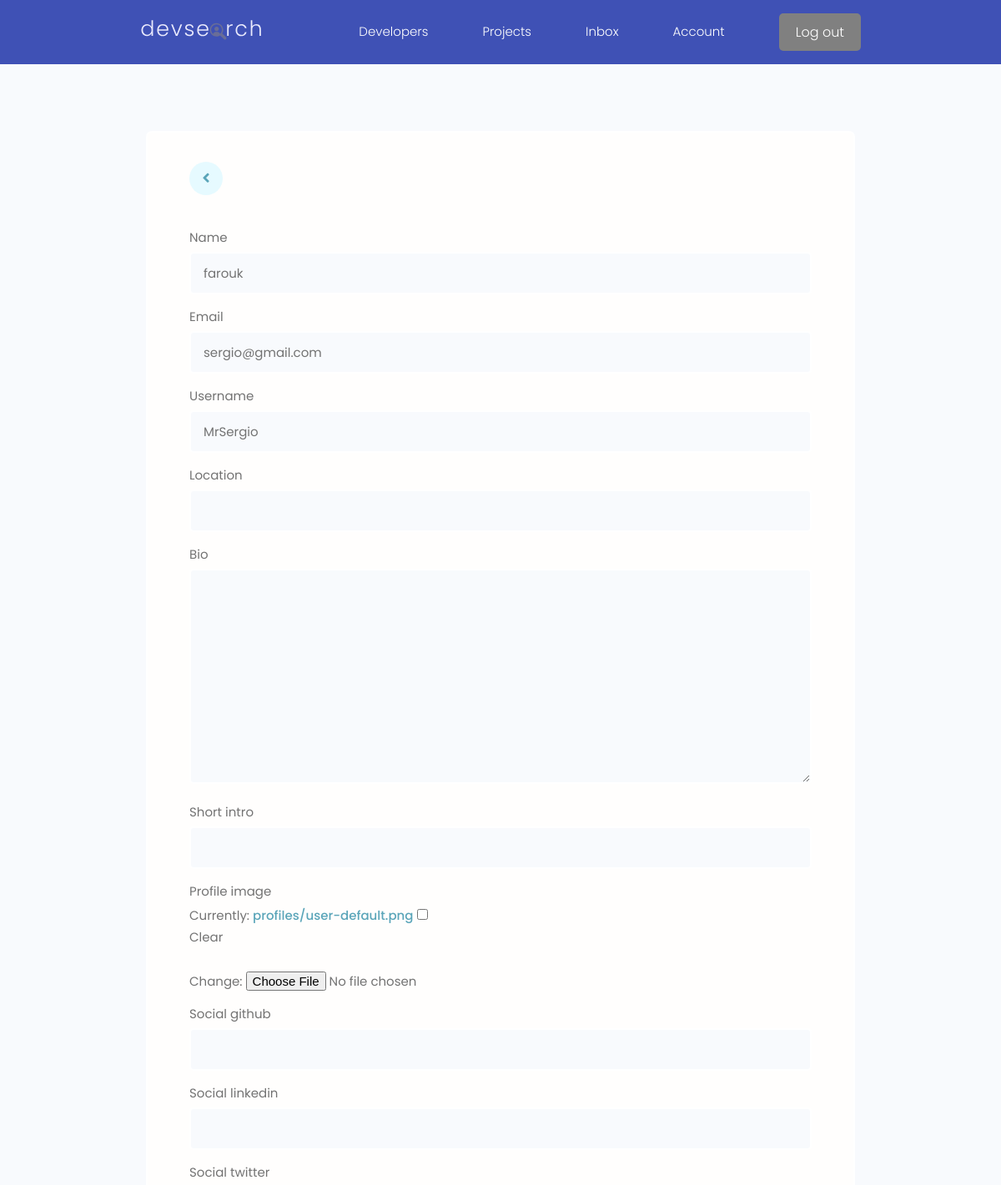
The page /edit-account/ (signed in, upper part) on the database as committed earlier.
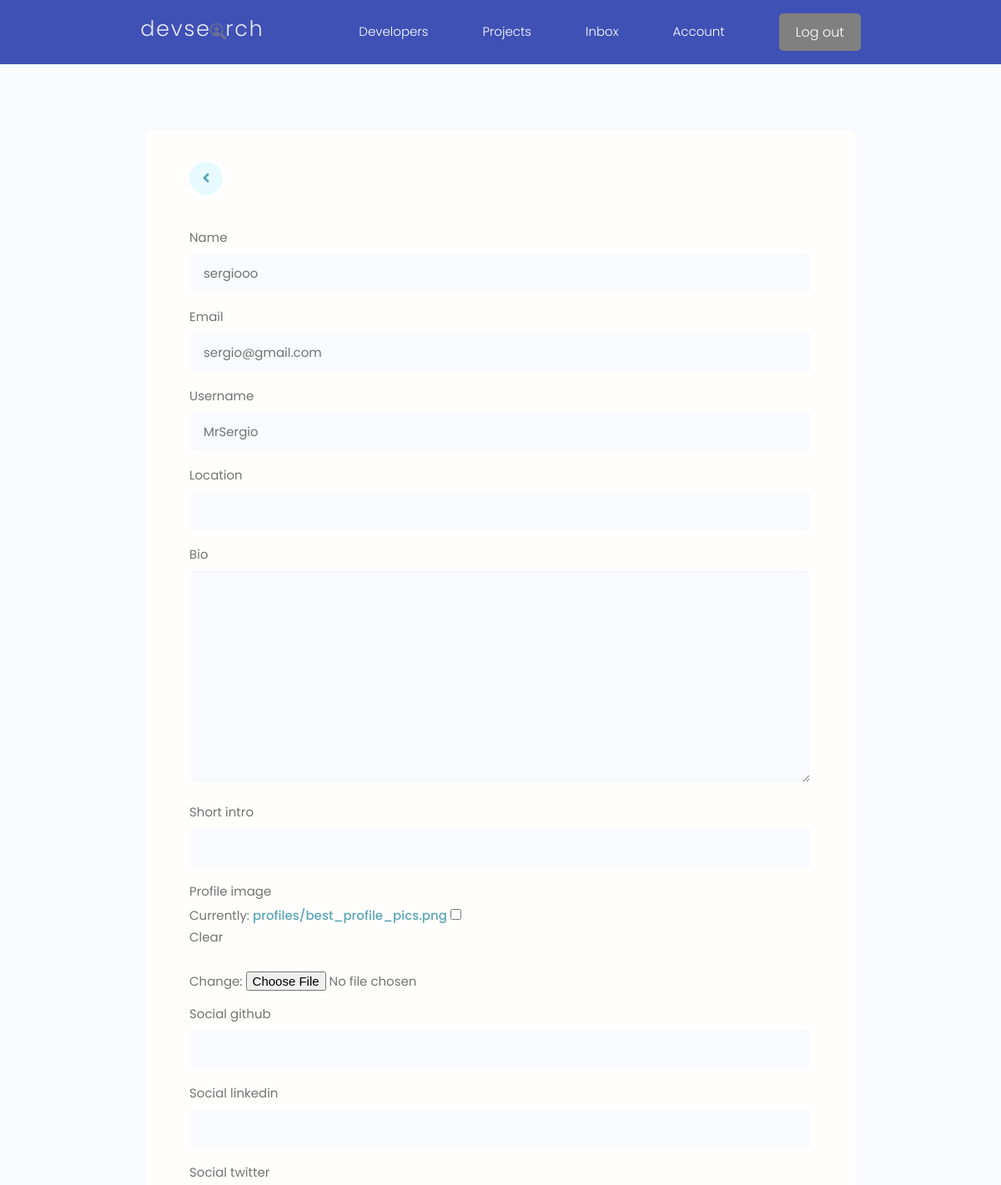
The same page on the database as committed later.
### users/models.py (models this page shows, shortened)
class Profile(models.Model):
    user = models.OneToOneField(User,on_delete=models.CASCADE,null=True,blank=True)
    name = models.CharField(max_length=200,null=True,blank=True)
    email = models.EmailField(max_length=500,null=True,blank=True)
    username = models.CharField(max_length=200,null=True,blank=True)
    location = models.CharField(max_length=200,null=True,blank=True)
    short_intro = models.CharField(max_length=200,null=True,blank=True)
    bio = models.TextField(null=True,blank=True)
    profile_image = models.ImageField(null=True,blank=True,upload_to='profiles/',default="profiles/user-default.png")
    social_github = models.CharField(max_length=200,null=True,blank=True)
    social_twitter = models.CharField(max_length=200,null=True,blank=True)
    social_linkedin = models.CharField(max_length=200,null=True,blank=True)
    social_youtube = models.CharField(max_length=200,null=True,blank=True)
    social_website = models.CharField(max_length=200,null=True,blank=True)
    created = models.DateTimeField(auto_now_add=True)
    id = models.UUIDField(default=uuid.uuid4, unique = True,
                          primary_key=True,editable=False)

### users/views.py (the view)
# urls.py: path('edit-account/',views.editAccount, name = "edit-account"),
@login_required(login_url='login')
def editAccount(request):
 profile = request.user.profile
 form = ProfileForm(instance=profile)
 if request.method =="POST":
    form = ProfileForm(request.POST,request.FILES,instance=profile)
    if form.is_valid():
       form.save()
       return redirect('account')
 context={'form':form}
 return render(request,'users/profile_form.html',context)

### users/forms.py
class ProfileForm(ModelForm):
    class Meta:
        model=Profile
        fields=['name','email','username','location','bio','short_intro','profile_image','social_github',
                'social_linkedin','social_twitter','social_youtube','social_website']
    def __init__(self, *args, **kwargs):
        super(ProfileForm, self).__init__(*args, **kwargs)
        for name, field in self.fields.items():
            field.widget.attrs.update({'class': 'input'})

### users/templates/users/profile_form.html (shortened to what this page needs)
{% extends 'main.html' %}
{% block content %}
    <main class="formPage my-xl">
        <div class="content-box">
            <div class="formWrapper">
                <a class="backButton" href="{% url 'account' %}"><i class="fas fa-angle-left"></i></a>
                <br>
                <form class="form" method="POST" action="{% url 'edit-account' %}" enctype="multipart/form-data">
                     {% for field in form %}
                     <div class="form__field">
                        <label for="formInput#text">{{field.label}} </label>
                        {{field}}
                    </div>
                     {% endfor %}
                </form>
            </div>
        </div>
    </main>
{% endblock %}

Rows that differ between the two databases and show on the page:
changed Profile "sergio@gmail.com": name "farouk" → "sergiooo"
Other text that changed with them:
text no longer shown: "Currently: profiles/user-default.png Clear Change:"
text now shown: "Currently: profiles/best_profile_pics.png Clear Change:"
